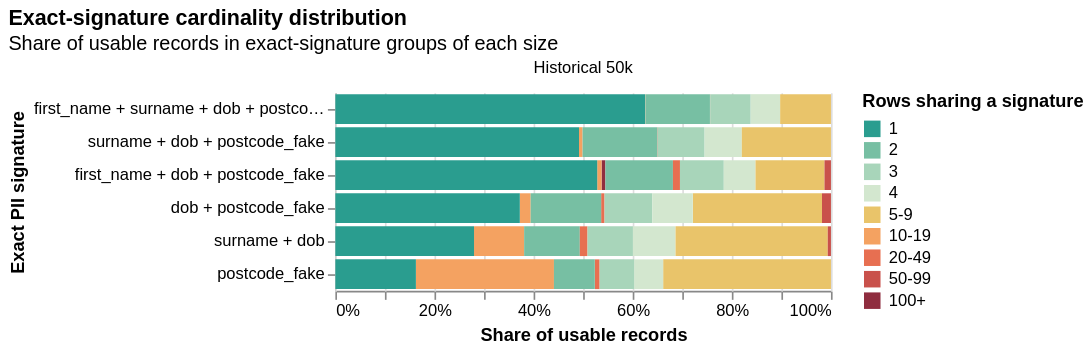

Notebook source saved alongside this figure:
### Markdown cell above
## 9. Combination cardinality and exact duplicate rows

Cardinality buckets show the number of rows sharing each exact linkage
signature. The duplicate assessment uses the declared submitted columns
exactly as stored and excludes the row identifier and evaluation label.

### Code cell
combination_size_distribution_chart(
    records,
    column_combinations=COLUMN_COMBINATIONS,
    table_names_for_chart=["Historical 50k"],
    blank_as_null=BLANK_AS_NULL,
)

### Figure 1 — Vega-Lite specification as saved in the notebook (floating-point values rounded to 4 significant figures)
{"config": {"view": {"continuousWidth": 300, "continuousHeight": 300, "stroke": null}}, "data": {"name": "data-3ee5bcc42eed30f9763ecd61b5197b4c"}, "mark": {"type": "bar"}, "encoding": {"color": {"field": "cardinality_bucket", "scale": {"domain": ["1", "2", "3", "4", "5-9", "10-19", "20-49", "50-99", "100+"], "range": ["#2a9d8f", "#77bfa3", "#a8d5ba", "#d3e7cf", "#e9c46a", "#f4a261", "#e76f51", "#c9514b", "#8f2d3f"]}, "sort": {"field": "bucket_order", "order": "ascending"}, "title": "Rows sharing a signature", "type": "ordinal"}, "column": {"field": "source_dataset", "title": null, "type": "nominal"}, "tooltip": [{"field": "column_combination", "title": "Columns", "type": "nominal"}, {"field": "cardinality_bucket", "title": "Group size", "type": "ordinal"}, {"field": "signature_groups", "format": ",", "title": "Signature groups", "type": "quantitative"}, {"field": "records", "format": ",", "title": "Records", "type": "quantitative"}, {"field": "usable_record_share", "format": ".1%", "title": "Usable-record share", "type": "quantitative"}], "x": {"axis": {"format": ".0%"}, "field": "usable_record_share", "scale": {"domain": [0, 1]}, "stack": "zero", "title": "Share of usable records", "type": "quantitative"}, "y": {"field": "column_combination", "sort": {"field": "combination_order", "order": "ascending"}, "title": "Exact PII signature", "type": "nominal"}}, "title": {"text": "Exact-signature cardinality distribution", "subtitle": "Share of usable records in exact-signature groups of each size"}, "$schema": "https://vega.github.io/schema/vega-lite/v5.json", "datasets": {"data-3ee5bcc42eed30f9763ecd61b5197b4c": [{"source_dataset": "Historical 50k", "column_combination": "first_name + surname + dob + postcode_fake", "combination_order": 0, "number_of_columns": 4, "cardinality_bucket": "10-19", "bucket_order": 6, "signature_groups": 4, "records": 40, "signature_group_share": 0.0001054, "usable_record_share": 0.0007911}, {"source_dataset": "Historical 50k", "column_combination": "first_name + surname + dob + postcode_fake", "combination_order": 0, "number_of_columns": 4, "cardinality_bucket": "20-49", "bucket_order": 7, "signature_groups": 1, "records": 27, "signature_group_share": 2.636e-05, "usable_record_share": 0.000534}, {"source_dataset": "Historical 50k", "column_combination": "first_name + surname + dob + postcode_fake", "combination_order": 0, "number_of_columns": 4, "cardinality_bucket": "2", "bucket_order": 2, "signature_groups": 3290, "records": 6580, "signature_group_share": 0.08673, "usable_record_share": 0.1301}, {"source_dataset": "Historical 50k", "column_combination": "first_name + surname + dob + postcode_fake", "combination_order": 0, "number_of_columns": 4, "cardinality_bucket": "4", "bucket_order": 4, "signature_groups": 756, "records": 3024, "signature_group_share": 0.01993, "usable_record_share": 0.05981}, {"source_dataset": "Historical 50k", "column_combination": "first_name + surname + dob + postcode_fake", "combination_order": 0, "number_of_columns": 4, "cardinality_bucket": "1", "bucket_order": 1, "signature_groups": 31597, "records": 31597, "signature_group_share": 0.8329, "usable_record_share": 0.6249}, {"source_dataset": "Historical 50k", "column_combination": "first_name + surname + dob + postcode_fake", "combination_order": 0, "number_of_columns": 4, "cardinality_bucket": "3", "bucket_order": 3, "signature_groups": 1371, "records": 4113, "signature_group_share": 0.03614, "usable_record_share": 0.08134}, {"source_dataset": "Historical 50k", "column_combination": "first_name + surname + dob + postcode_fake", "combination_order": 0, "number_of_columns": 4, "cardinality_bucket": "5-9", "bucket_order": 5, "signature_groups": 915, "records": 5183, "signature_group_share": 0.02412, "usable_record_share": 0.1025}, {"source_dataset": "Historical 50k", "column_combination": "surname + dob + postcode_fake", "combination_order": 1, "number_of_columns": 3, "cardinality_bucket": "10-19", "bucket_order": 6, "signature_groups": 32, "records": 360, "signature_group_share": 0.000988, "usable_record_share": 0.007202}, {"source_dataset": "Historical 50k", "column_combination": "surname + dob + postcode_fake", "combination_order": 1, "number_of_columns": 3, "cardinality_bucket": "1", "bucket_order": 1, "signature_groups": 24572, "records": 24572, "signature_group_share": 0.7587, "usable_record_share": 0.4916}, {"source_dataset": "Historical 50k", "column_combination": "surname + dob + postcode_fake", "combination_order": 1, "number_of_columns": 3, "cardinality_bucket": "3", "bucket_order": 3, "signature_groups": 1580, "records": 4740, "signature_group_share": 0.04878, "usable_record_share": 0.09483}, {"source_dataset": "Historical 50k", "column_combination": "surname + dob + postcode_fake", "combination_order": 1, "number_of_columns": 3, "cardinality_bucket": "20-49", "bucket_order": 7, "signature_groups": 1, "records": 30, "signature_group_share": 3.087e-05, "usable_record_share": 0.0006002}, {"source_dataset": "Historical 50k", "column_combination": "surname + dob + postcode_fake", "combination_order": 1, "number_of_columns": 3, "cardinality_bucket": "2", "bucket_order": 2, "signature_groups": 3769, "records": 7538, "signature_group_share": 0.1164, "usable_record_share": 0.1508}, {"source_dataset": "Historical 50k", "column_combination": "surname + dob + postcode_fake", "combination_order": 1, "number_of_columns": 3, "cardinality_bucket": "4", "bucket_order": 4, "signature_groups": 938, "records": 3752, "signature_group_share": 0.02896, "usable_record_share": 0.07507}, {"source_dataset": "Historical 50k", "column_combination": "surname + dob + postcode_fake", "combination_order": 1, "number_of_columns": 3, "cardinality_bucket": "5-9", "bucket_order": 5, "signature_groups": 1497, "records": 8991, "signature_group_share": 0.04622, "usable_record_share": 0.1799}, {"source_dataset": "Historical 50k", "column_combination": "first_name + dob + postcode_fake", "combination_order": 2, "number_of_columns": 3, "cardinality_bucket": "5-9", "bucket_order": 5, "signature_groups": 1211, "records": 7056, "signature_group_share": 0.03589, "usable_record_share": 0.1395}, {"source_dataset": "Historical 50k", "column_combination": "first_name + dob + postcode_fake", "combination_order": 2, "number_of_columns": 3, "cardinality_bucket": "100+", "bucket_order": 9, "signature_groups": 3, "records": 390, "signature_group_share": 8.892e-05, "usable_record_share": 0.007713}, {"source_dataset": "Historical 50k", "column_combination": "first_name + dob + postcode_fake", "combination_order": 2, "number_of_columns": 3, "cardinality_bucket": "50-99", "bucket_order": 8, "signature_groups": 10, "records": 660, "signature_group_share": 0.0002964, "usable_record_share": 0.01305}, {"source_dataset": "Historical 50k", "column_combination": "first_name + dob + postcode_fake", "combination_order": 2, "number_of_columns": 3, "cardinality_bucket": "10-19", "bucket_order": 6, "signature_groups": 36, "records": 445, "signature_group_share": 0.001067, "usable_record_share": 0.008801}, {"source_dataset": "Historical 50k", "column_combination": "first_name + dob + postcode_fake", "combination_order": 2, "number_of_columns": 3, "cardinality_bucket": "4", "bucket_order": 4, "signature_groups": 807, "records": 3228, "signature_group_share": 0.02392, "usable_record_share": 0.06384}, {"source_dataset": "Historical 50k", "column_combination": "first_name + dob + postcode_fake", "combination_order": 2, "number_of_columns": 3, "cardinality_bucket": "2", "bucket_order": 2, "signature_groups": 3445, "records": 6890, "signature_group_share": 0.1021, "usable_record_share": 0.1363}, {"source_dataset": "Historical 50k", "column_combination": "first_name + dob + postcode_fake", "combination_order": 2, "number_of_columns": 3, "cardinality_bucket": "20-49", "bucket_order": 7, "signature_groups": 25, "records": 718, "signature_group_share": 0.000741, "usable_record_share": 0.0142}, {"source_dataset": "Historical 50k", "column_combination": "first_name + dob + postcode_fake", "combination_order": 2, "number_of_columns": 3, "cardinality_bucket": "3", "bucket_order": 3, "signature_groups": 1487, "records": 4461, "signature_group_share": 0.04407, "usable_record_share": 0.08822}, {"source_dataset": "Historical 50k", "column_combination": "first_name + dob + postcode_fake", "combination_order": 2, "number_of_columns": 3, "cardinality_bucket": "1", "bucket_order": 1, "signature_groups": 26716, "records": 26716, "signature_group_share": 0.7918, "usable_record_share": 0.5284}, {"source_dataset": "Historical 50k", "column_combination": "dob + postcode_fake", "combination_order": 3, "number_of_columns": 2, "cardinality_bucket": "20-49", "bucket_order": 7, "signature_groups": 11, "records": 318, "signature_group_share": 0.0004383, "usable_record_share": 0.006841}, {"source_dataset": "Historical 50k", "column_combination": "dob + postcode_fake", "combination_order": 3, "number_of_columns": 2, "cardinality_bucket": "10-19", "bucket_order": 6, "signature_groups": 89, "records": 1018, "signature_group_share": 0.003546, "usable_record_share": 0.0219}, {"source_dataset": "Historical 50k", "column_combination": "dob + postcode_fake", "combination_order": 3, "number_of_columns": 2, "cardinality_bucket": "3", "bucket_order": 3, "signature_groups": 1493, "records": 4479, "signature_group_share": 0.05949, "usable_record_share": 0.09635}, {"source_dataset": "Historical 50k", "column_combination": "dob + postcode_fake", "combination_order": 3, "number_of_columns": 2, "cardinality_bucket": "1", "bucket_order": 1, "signature_groups": 17302, "records": 17302, "signature_group_share": 0.6894, "usable_record_share": 0.3722}, {"source_dataset": "Historical 50k", "column_combination": "dob + postcode_fake", "combination_order": 3, "number_of_columns": 2, "cardinality_bucket": "5-9", "bucket_order": 5, "signature_groups": 1934, "records": 12119, "signature_group_share": 0.07706, "usable_record_share": 0.2607}, {"source_dataset": "Historical 50k", "column_combination": "dob + postcode_fake", "combination_order": 3, "number_of_columns": 2, "cardinality_bucket": "50-99", "bucket_order": 8, "signature_groups": 12, "records": 840, "signature_group_share": 0.0004782, "usable_record_share": 0.01807}, {"source_dataset": "Historical 50k", "column_combination": "dob + postcode_fake", "combination_order": 3, "number_of_columns": 2, "cardinality_bucket": "4", "bucket_order": 4, "signature_groups": 950, "records": 3800, "signature_group_share": 0.03785, "usable_record_share": 0.08175}, {"source_dataset": "Historical 50k", "column_combination": "dob + postcode_fake", "combination_order": 3, "number_of_columns": 2, "cardinality_bucket": "2", "bucket_order": 2, "signature_groups": 3305, "records": 6610, "signature_group_share": 0.1317, "usable_record_share": 0.1422}, {"source_dataset": "Historical 50k", "column_combination": "surname + dob", "combination_order": 4, "number_of_columns": 2, "cardinality_bucket": "10-19", "bucket_order": 6, "signature_groups": 431, "records": 4961, "signature_group_share": 0.01974, "usable_record_share": 0.1011}, {"source_dataset": "Historical 50k", "column_combination": "surname + dob", "combination_order": 4, "number_of_columns": 2, "cardinality_bucket": "2", "bucket_order": 2, "signature_groups": 2757, "records": 5514, "signature_group_share": 0.1263, "usable_record_share": 0.1124}, {"source_dataset": "Historical 50k", "column_combination": "surname + dob", "combination_order": 4, "number_of_columns": 2, "cardinality_bucket": "4", "bucket_order": 4, "signature_groups": 1056, "records": 4224, "signature_group_share": 0.04838, "usable_record_share": 0.08607}, {"source_dataset": "Historical 50k", "column_combination": "surname + dob", "combination_order": 4, "number_of_columns": 2, "cardinality_bucket": "20-49", "bucket_order": 7, "signature_groups": 27, "records": 764, "signature_group_share": 0.001237, "usable_record_share": 0.01557}, {"source_dataset": "Historical 50k", "column_combination": "surname + dob", "combination_order": 4, "number_of_columns": 2, "cardinality_bucket": "5-9", "bucket_order": 5, "signature_groups": 2324, "records": 15071, "signature_group_share": 0.1065, "usable_record_share": 0.3071}, {"source_dataset": "Historical 50k", "column_combination": "surname + dob", "combination_order": 4, "number_of_columns": 2, "cardinality_bucket": "50-99", "bucket_order": 8, "signature_groups": 4, "records": 317, "signature_group_share": 0.0001832, "usable_record_share": 0.006459}, {"source_dataset": "Historical 50k", "column_combination": "surname + dob", "combination_order": 4, "number_of_columns": 2, "cardinality_bucket": "1", "bucket_order": 1, "signature_groups": 13732, "records": 13732, "signature_group_share": 0.6291, "usable_record_share": 0.2798}, {"source_dataset": "Historical 50k", "column_combination": "surname + dob", "combination_order": 4, "number_of_columns": 2, "cardinality_bucket": "3", "bucket_order": 3, "signature_groups": 1498, "records": 4494, "signature_group_share": 0.06862, "usable_record_share": 0.09157}, {"source_dataset": "Historical 50k", "column_combination": "postcode_fake", "combination_order": 5, "number_of_columns": 1, "cardinality_bucket": "20-49", "bucket_order": 7, "signature_groups": 15, "records": 381, "signature_group_share": 0.001213, "usable_record_share": 0.009731}, {"source_dataset": "Historical 50k", "column_combination": "postcode_fake", "combination_order": 5, "number_of_columns": 1, "cardinality_bucket": "10-19", "bucket_order": 6, "signature_groups": 939, "records": 10905, "signature_group_share": 0.07595, "usable_record_share": 0.2785}, {"source_dataset": "Historical 50k", "column_combination": "postcode_fake", "combination_order": 5, "number_of_columns": 1, "cardinality_bucket": "5-9", "bucket_order": 5, "signature_groups": 1950, "records": 13256, "signature_group_share": 0.1577, "usable_record_share": 0.3386}, {"source_dataset": "Historical 50k", "column_combination": "postcode_fake", "combination_order": 5, "number_of_columns": 1, "cardinality_bucket": "4", "bucket_order": 4, "signature_groups": 573, "records": 2292, "signature_group_share": 0.04635, "usable_record_share": 0.05854}, {"source_dataset": "Historical 50k", "column_combination": "postcode_fake", "combination_order": 5, "number_of_columns": 1, "cardinality_bucket": "2", "bucket_order": 2, "signature_groups": 1614, "records": 3228, "signature_group_share": 0.1306, "usable_record_share": 0.08245}, {"source_dataset": "Historical 50k", "column_combination": "postcode_fake", "combination_order": 5, "number_of_columns": 1, "cardinality_bucket": "1", "bucket_order": 1, "signature_groups": 6363, "records": 6363, "signature_group_share": 0.5147, "usable_record_share": 0.1625}, {"source_dataset": "Historical 50k", "column_combination": "postcode_fake", "combination_order": 5, "number_of_columns": 1, "cardinality_bucket": "3", "bucket_order": 3, "signature_groups": 909, "records": 2727, "signature_group_share": 0.07353, "usable_record_share": 0.06965}]}}
